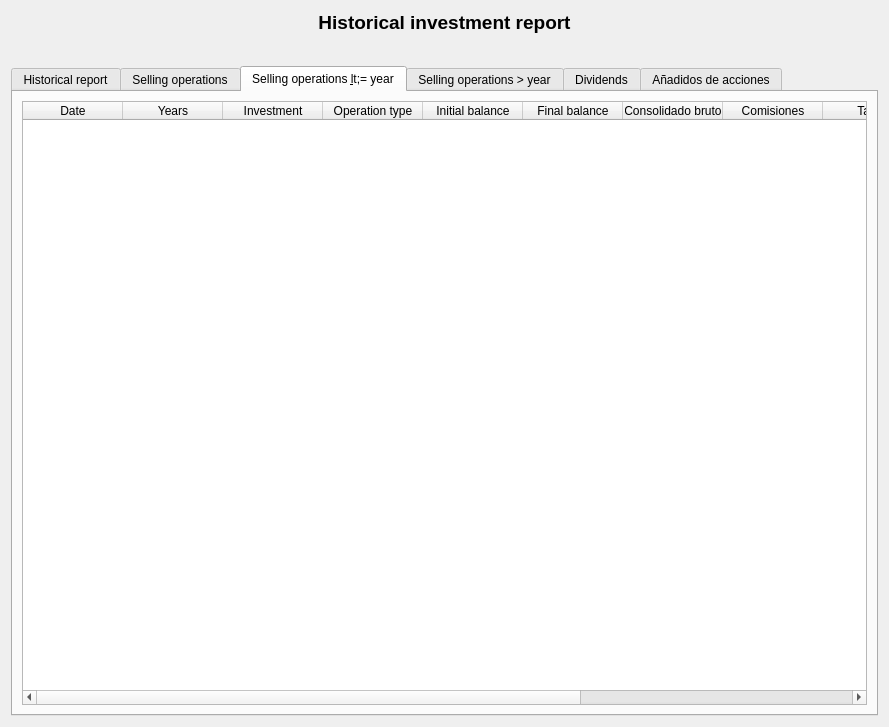
<?xml version="1.0" encoding="UTF-8"?>
<ui version="4.0">
 <class>wdgJointReport</class>
 <widget class="QWidget" name="wdgJointReport">
  <property name="geometry">
   <rect>
    <x>0</x>
    <y>0</y>
    <width>889</width>
    <height>727</height>
   </rect>
  </property>
  <property name="sizePolicy">
   <sizepolicy hsizetype="Expanding" vsizetype="Expanding">
    <horstretch>0</horstretch>
    <verstretch>0</verstretch>
   </sizepolicy>
  </property>
  <layout class="QHBoxLayout" name="horizontalLayout_6">
   <item>
    <layout class="QVBoxLayout" name="verticalLayout">
     <item>
      <widget class="QLabel" name="lbl">
       <property name="font">
        <font>
         <pointsize>14</pointsize>
         <weight>75</weight>
         <bold>true</bold>
        </font>
       </property>
       <property name="text">
        <string>Historical investment report</string>
       </property>
       <property name="alignment">
        <set>Qt::AlignCenter</set>
       </property>
      </widget>
     </item>
     <item>
      <layout class="QHBoxLayout" name="horizontalLayout_5">
       <item>
        <spacer name="horizontalSpacer_2">
         <property name="orientation">
          <enum>Qt::Horizontal</enum>
         </property>
         <property name="sizeHint" stdset="0">
          <size>
           <width>40</width>
           <height>20</height>
          </size>
         </property>
        </spacer>
       </item>
       <item>
        <widget class="wdgYear" name="wy" native="true"/>
       </item>
       <item>
        <spacer name="horizontalSpacer">
         <property name="orientation">
          <enum>Qt::Horizontal</enum>
         </property>
         <property name="sizeHint" stdset="0">
          <size>
           <width>40</width>
           <height>20</height>
          </size>
         </property>
        </spacer>
       </item>
      </layout>
     </item>
     <item>
      <widget class="QTabWidget" name="tab">
       <property name="enabled">
        <bool>true</bool>
       </property>
       <property name="currentIndex">
        <number>2</number>
       </property>
       <widget class="QWidget" name="tab_3">
        <attribute name="icon">
         <iconset resource="../images/xulpymoney.qrc">
          <normaloff>:/xulpymoney/history.png</normaloff>:/xulpymoney/history.png</iconset>
        </attribute>
        <attribute name="title">
         <string>Historical report</string>
        </attribute>
        <layout class="QVBoxLayout" name="verticalLayout_3">
         <item>
          <widget class="QLabel" name="lblSaldo">
           <property name="styleSheet">
            <string notr="true">color: rgb(0, 128, 0);
font: 75 12pt &quot;Sans Serif&quot;;</string>
           </property>
           <property name="text">
            <string/>
           </property>
           <property name="scaledContents">
            <bool>false</bool>
           </property>
           <property name="alignment">
            <set>Qt::AlignCenter</set>
           </property>
          </widget>
         </item>
         <item>
          <widget class="myQTableWidget" name="tblEstudio">
           <property name="sizePolicy">
            <sizepolicy hsizetype="Expanding" vsizetype="Expanding">
             <horstretch>0</horstretch>
             <verstretch>0</verstretch>
            </sizepolicy>
           </property>
           <property name="contextMenuPolicy">
            <enum>Qt::CustomContextMenu</enum>
           </property>
           <property name="editTriggers">
            <set>QAbstractItemView::NoEditTriggers</set>
           </property>
           <property name="alternatingRowColors">
            <bool>true</bool>
           </property>
           <property name="selectionMode">
            <enum>QAbstractItemView::SingleSelection</enum>
           </property>
           <property name="selectionBehavior">
            <enum>QAbstractItemView::SelectRows</enum>
           </property>
           <row>
            <property name="text">
             <string>Plusvalías brutas de inversiones</string>
            </property>
           </row>
           <row>
            <property name="text">
             <string>Comisiones en operaciones de inversión</string>
            </property>
           </row>
           <row>
            <property name="text">
             <string>Impuestos en operaciones de inversión</string>
            </property>
           </row>
           <row>
            <property name="text">
             <string>Plusvalías netas de inversiones</string>
            </property>
           </row>
           <row>
            <property name="text">
             <string/>
            </property>
           </row>
           <row>
            <property name="text">
             <string>Dividendos brutos</string>
            </property>
           </row>
           <row>
            <property name="text">
             <string>Retenciones de dividendos</string>
            </property>
           </row>
           <row>
            <property name="text">
             <string>Dividendos netos</string>
            </property>
           </row>
           <row>
            <property name="text">
             <string/>
            </property>
           </row>
           <row>
            <property name="text">
             <string>Comisiones de custodia</string>
            </property>
           </row>
           <row>
            <property name="text">
             <string/>
            </property>
           </row>
           <row>
            <property name="text">
             <string>Pago IRPF</string>
            </property>
           </row>
           <row>
            <property name="text">
             <string/>
            </property>
           </row>
           <row>
            <property name="text">
             <string>Beneficio sin pagar impuestos</string>
            </property>
           </row>
           <row>
            <property name="text">
             <string>Beneficio después de pagar impuestos</string>
            </property>
           </row>
           <row>
            <property name="text">
             <string/>
            </property>
           </row>
           <row>
            <property name="text">
             <string>Current balance</string>
            </property>
           </row>
           <column>
            <property name="text">
             <string>€</string>
            </property>
           </column>
           <column>
            <property name="text">
             <string>% TAE</string>
            </property>
           </column>
          </widget>
         </item>
        </layout>
       </widget>
       <widget class="QWidget" name="tab_5">
        <attribute name="icon">
         <iconset resource="../images/xulpymoney.qrc">
          <normaloff>:/xulpymoney/history2.png</normaloff>:/xulpymoney/history2.png</iconset>
        </attribute>
        <attribute name="title">
         <string>Selling operations</string>
        </attribute>
        <layout class="QHBoxLayout" name="horizontalLayout_3">
         <item>
          <widget class="myQTableWidget" name="tblInvestments">
           <property name="contextMenuPolicy">
            <enum>Qt::CustomContextMenu</enum>
           </property>
           <property name="editTriggers">
            <set>QAbstractItemView::NoEditTriggers</set>
           </property>
           <property name="alternatingRowColors">
            <bool>true</bool>
           </property>
           <property name="selectionMode">
            <enum>QAbstractItemView::SingleSelection</enum>
           </property>
           <property name="selectionBehavior">
            <enum>QAbstractItemView::SelectRows</enum>
           </property>
           <attribute name="verticalHeaderVisible">
            <bool>false</bool>
           </attribute>
           <column>
            <property name="text">
             <string>Date</string>
            </property>
           </column>
           <column>
            <property name="text">
             <string>Years</string>
            </property>
           </column>
           <column>
            <property name="text">
             <string>Investment</string>
            </property>
           </column>
           <column>
            <property name="text">
             <string>Operation type</string>
            </property>
           </column>
           <column>
            <property name="text">
             <string>Initial balance</string>
            </property>
           </column>
           <column>
            <property name="text">
             <string>Final balance</string>
            </property>
           </column>
           <column>
            <property name="text">
             <string>Consolidado bruto</string>
            </property>
           </column>
           <column>
            <property name="text">
             <string>Comisiones</string>
            </property>
           </column>
           <column>
            <property name="text">
             <string>Taxes</string>
            </property>
           </column>
           <column>
            <property name="text">
             <string>Consolidado neto</string>
            </property>
           </column>
           <column>
            <property name="text">
             <string>% TAE neto</string>
            </property>
           </column>
           <column>
            <property name="text">
             <string>% Total neto</string>
            </property>
           </column>
          </widget>
         </item>
        </layout>
       </widget>
       <widget class="QWidget" name="tab_7">
        <attribute name="icon">
         <iconset resource="../images/xulpymoney.qrc">
          <normaloff>:/xulpymoney/history2.png</normaloff>:/xulpymoney/history2.png</iconset>
        </attribute>
        <attribute name="title">
         <string>Selling operations &lt;= year</string>
        </attribute>
        <layout class="QHBoxLayout" name="horizontalLayout">
         <item>
          <widget class="myQTableWidget" name="tblLess">
           <property name="enabled">
            <bool>true</bool>
           </property>
           <property name="contextMenuPolicy">
            <enum>Qt::CustomContextMenu</enum>
           </property>
           <property name="editTriggers">
            <set>QAbstractItemView::NoEditTriggers</set>
           </property>
           <property name="alternatingRowColors">
            <bool>true</bool>
           </property>
           <property name="selectionMode">
            <enum>QAbstractItemView::SingleSelection</enum>
           </property>
           <property name="selectionBehavior">
            <enum>QAbstractItemView::SelectRows</enum>
           </property>
           <attribute name="verticalHeaderVisible">
            <bool>false</bool>
           </attribute>
           <column>
            <property name="text">
             <string>Date</string>
            </property>
           </column>
           <column>
            <property name="text">
             <string>Years</string>
            </property>
           </column>
           <column>
            <property name="text">
             <string>Investment</string>
            </property>
           </column>
           <column>
            <property name="text">
             <string>Operation type</string>
            </property>
           </column>
           <column>
            <property name="text">
             <string>Initial balance</string>
            </property>
           </column>
           <column>
            <property name="text">
             <string>Final balance</string>
            </property>
           </column>
           <column>
            <property name="text">
             <string>Consolidado bruto</string>
            </property>
           </column>
           <column>
            <property name="text">
             <string>Comisiones</string>
            </property>
           </column>
           <column>
            <property name="text">
             <string>Taxes</string>
            </property>
           </column>
           <column>
            <property name="text">
             <string>Consolidado neto</string>
            </property>
           </column>
           <column>
            <property name="text">
             <string>% TAE neto</string>
            </property>
           </column>
           <column>
            <property name="text">
             <string>% Total neto</string>
            </property>
           </column>
          </widget>
         </item>
        </layout>
       </widget>
       <widget class="QWidget" name="tab_6">
        <attribute name="icon">
         <iconset resource="../images/xulpymoney.qrc">
          <normaloff>:/xulpymoney/history2.png</normaloff>:/xulpymoney/history2.png</iconset>
        </attribute>
        <attribute name="title">
         <string>Selling operations &gt; year</string>
        </attribute>
        <layout class="QHBoxLayout" name="horizontalLayout_7">
         <item>
          <widget class="myQTableWidget" name="tblMore">
           <property name="contextMenuPolicy">
            <enum>Qt::CustomContextMenu</enum>
           </property>
           <property name="editTriggers">
            <set>QAbstractItemView::NoEditTriggers</set>
           </property>
           <property name="alternatingRowColors">
            <bool>true</bool>
           </property>
           <property name="selectionMode">
            <enum>QAbstractItemView::SingleSelection</enum>
           </property>
           <property name="selectionBehavior">
            <enum>QAbstractItemView::SelectRows</enum>
           </property>
           <attribute name="verticalHeaderVisible">
            <bool>false</bool>
           </attribute>
           <column>
            <property name="text">
             <string>Date</string>
            </property>
           </column>
           <column>
            <property name="text">
             <string>Years</string>
            </property>
           </column>
           <column>
            <property name="text">
             <string>Investment</string>
            </property>
           </column>
           <column>
            <property name="text">
             <string>Operation type</string>
            </property>
           </column>
           <column>
            <property name="text">
             <string>Initial balance</string>
            </property>
           </column>
           <column>
            <property name="text">
             <string>Final balance</string>
            </property>
           </column>
           <column>
            <property name="text">
             <string>Consolidado bruto</string>
            </property>
           </column>
           <column>
            <property name="text">
             <string>Comisiones</string>
            </property>
           </column>
           <column>
            <property name="text">
             <string>Taxes</string>
            </property>
           </column>
           <column>
            <property name="text">
             <string>Consolidado neto</string>
            </property>
           </column>
           <column>
            <property name="text">
             <string>% TAE neto</string>
            </property>
           </column>
           <column>
            <property name="text">
             <string>% Total neto</string>
            </property>
           </column>
          </widget>
         </item>
        </layout>
       </widget>
       <widget class="QWidget" name="tab_2">
        <attribute name="icon">
         <iconset resource="../images/xulpymoney.qrc">
          <normaloff>:/xulpymoney/coins.png</normaloff>:/xulpymoney/coins.png</iconset>
        </attribute>
        <attribute name="title">
         <string>Dividends</string>
        </attribute>
        <layout class="QHBoxLayout" name="horizontalLayout_2">
         <item>
          <widget class="myQTableWidget" name="tblDividends">
           <property name="contextMenuPolicy">
            <enum>Qt::CustomContextMenu</enum>
           </property>
           <property name="editTriggers">
            <set>QAbstractItemView::NoEditTriggers</set>
           </property>
           <property name="alternatingRowColors">
            <bool>true</bool>
           </property>
           <property name="selectionMode">
            <enum>QAbstractItemView::SingleSelection</enum>
           </property>
           <property name="selectionBehavior">
            <enum>QAbstractItemView::SelectRows</enum>
           </property>
           <attribute name="verticalHeaderVisible">
            <bool>false</bool>
           </attribute>
           <column>
            <property name="text">
             <string>Date</string>
            </property>
           </column>
           <column>
            <property name="text">
             <string>Concept</string>
            </property>
           </column>
           <column>
            <property name="text">
             <string>Investment</string>
            </property>
           </column>
           <column>
            <property name="text">
             <string>Account</string>
            </property>
           </column>
           <column>
            <property name="text">
             <string>Neto antes de impuestos</string>
            </property>
           </column>
          </widget>
         </item>
        </layout>
       </widget>
       <widget class="QWidget" name="tab_4">
        <attribute name="icon">
         <iconset resource="../images/xulpymoney.qrc">
          <normaloff>:/xulpymoney/add.png</normaloff>:/xulpymoney/add.png</iconset>
        </attribute>
        <attribute name="title">
         <string>Añadidos de acciones</string>
        </attribute>
        <layout class="QHBoxLayout" name="horizontalLayout_4">
         <item>
          <layout class="QVBoxLayout" name="verticalLayout_4">
           <item>
            <widget class="QLabel" name="label_2">
             <property name="text">
              <string>En este listado se muestran los añadidos de acciones a coste cero que se han producido en el año

Es  un listado informativo y no serán contabilizadas en los informes ya que se produciría una doble contabilidad

Sólo se contabilizará cuando se vendan las acciones</string>
             </property>
             <property name="alignment">
              <set>Qt::AlignCenter</set>
             </property>
             <property name="wordWrap">
              <bool>true</bool>
             </property>
            </widget>
           </item>
           <item>
            <widget class="myQTableWidget" name="tblAdded">
             <property name="contextMenuPolicy">
              <enum>Qt::CustomContextMenu</enum>
             </property>
             <property name="alternatingRowColors">
              <bool>true</bool>
             </property>
             <property name="selectionMode">
              <enum>QAbstractItemView::SingleSelection</enum>
             </property>
             <property name="selectionBehavior">
              <enum>QAbstractItemView::SelectRows</enum>
             </property>
             <attribute name="verticalHeaderVisible">
              <bool>false</bool>
             </attribute>
             <column>
              <property name="text">
               <string>Date</string>
              </property>
             </column>
             <column>
              <property name="text">
               <string>Investment</string>
              </property>
             </column>
             <column>
              <property name="text">
               <string>Operation type</string>
              </property>
             </column>
             <column>
              <property name="text">
               <string>Shares</string>
              </property>
             </column>
             <column>
              <property name="text">
               <string>Balance</string>
              </property>
             </column>
            </widget>
           </item>
          </layout>
         </item>
        </layout>
       </widget>
      </widget>
     </item>
    </layout>
   </item>
  </layout>
 </widget>
 <customwidgets>
  <customwidget>
   <class>myQTableWidget</class>
   <extends>QTableWidget</extends>
   <header location="global">myqtablewidget</header>
  </customwidget>
  <customwidget>
   <class>wdgYear</class>
   <extends>QWidget</extends>
   <header location="global">wdgYear</header>
   <container>1</container>
  </customwidget>
 </customwidgets>
 <resources>
  <include location="../images/xulpymoney.qrc"/>
 </resources>
 <connections/>
</ui>
